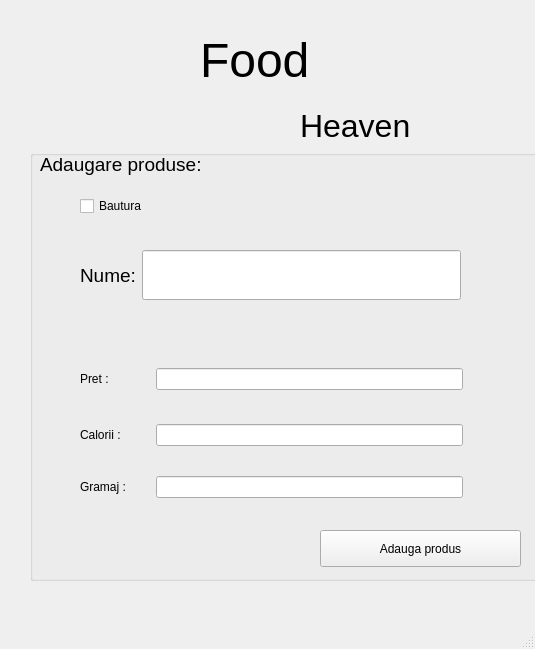
<?xml version="1.0" encoding="UTF-8"?>
<ui version="4.0">
 <class>ProductAdder</class>
 <widget class="QMainWindow" name="ProductAdder">
  <property name="geometry">
   <rect>
    <x>0</x>
    <y>0</y>
    <width>535</width>
    <height>649</height>
   </rect>
  </property>
  <property name="minimumSize">
   <size>
    <width>535</width>
    <height>649</height>
   </size>
  </property>
  <property name="maximumSize">
   <size>
    <width>535</width>
    <height>649</height>
   </size>
  </property>
  <property name="cursor">
   <cursorShape>ArrowCursor</cursorShape>
  </property>
  <property name="focusPolicy">
   <enum>Qt::StrongFocus</enum>
  </property>
  <property name="windowTitle">
   <string>Adaugare produse noi</string>
  </property>
  <property name="windowIcon">
   <iconset resource="../resouces.qrc">
    <normaloff>:/assets/hamburger_logo.png</normaloff>:/assets/hamburger_logo.png</iconset>
  </property>
  <widget class="QWidget" name="centralwidget">
   <widget class="QLabel" name="label_6">
    <property name="geometry">
     <rect>
      <x>200</x>
      <y>-30</y>
      <width>231</width>
      <height>181</height>
     </rect>
    </property>
    <property name="font">
     <font>
      <pointsize>36</pointsize>
     </font>
    </property>
    <property name="text">
     <string>Food</string>
    </property>
   </widget>
   <widget class="QLabel" name="label_7">
    <property name="geometry">
     <rect>
      <x>300</x>
      <y>90</y>
      <width>181</width>
      <height>71</height>
     </rect>
    </property>
    <property name="font">
     <font>
      <pointsize>24</pointsize>
     </font>
    </property>
    <property name="text">
     <string>Heaven</string>
    </property>
   </widget>
   <widget class="QLabel" name="label_5">
    <property name="geometry">
     <rect>
      <x>40</x>
      <y>0</y>
      <width>221</width>
      <height>141</height>
     </rect>
    </property>
    <property name="text">
     <string/>
    </property>
    <property name="pixmap">
     <pixmap resource="../resouces.qrc">:/assets/hamburger_logo.png</pixmap>
    </property>
   </widget>
   <widget class="QGroupBox" name="groupBox">
    <property name="geometry">
     <rect>
      <x>30</x>
      <y>150</y>
      <width>531</width>
      <height>431</height>
     </rect>
    </property>
    <property name="title">
     <string/>
    </property>
    <widget class="QCheckBox" name="drink_checkbox">
     <property name="geometry">
      <rect>
       <x>50</x>
       <y>40</y>
       <width>300</width>
       <height>32</height>
      </rect>
     </property>
     <property name="maximumSize">
      <size>
       <width>300</width>
       <height>16777215</height>
      </size>
     </property>
     <property name="text">
      <string>Bautura</string>
     </property>
    </widget>
    <widget class="QWidget" name="layoutWidget">
     <property name="geometry">
      <rect>
       <x>50</x>
       <y>80</y>
       <width>381</width>
       <height>91</height>
      </rect>
     </property>
     <layout class="QHBoxLayout" name="horizontalLayout_4">
      <item>
       <widget class="QLabel" name="label_nume">
        <property name="minimumSize">
         <size>
          <width>20</width>
          <height>20</height>
         </size>
        </property>
        <property name="font">
         <font>
          <pointsize>14</pointsize>
         </font>
        </property>
        <property name="text">
         <string>Nume:</string>
        </property>
       </widget>
      </item>
      <item>
       <widget class="QLineEdit" name="lineEdit_nume">
        <property name="minimumSize">
         <size>
          <width>290</width>
          <height>50</height>
         </size>
        </property>
        <property name="font">
         <font>
          <pointsize>12</pointsize>
         </font>
        </property>
        <property name="text">
         <string/>
        </property>
       </widget>
      </item>
     </layout>
    </widget>
    <widget class="QWidget" name="layoutWidget_2">
     <property name="geometry">
      <rect>
       <x>50</x>
       <y>190</y>
       <width>383</width>
       <height>185</height>
      </rect>
     </property>
     <layout class="QVBoxLayout" name="verticalLayout">
      <item>
       <layout class="QHBoxLayout" name="horizontalLayout">
        <item>
         <widget class="QLabel" name="label_pret">
          <property name="enabled">
           <bool>true</bool>
          </property>
          <property name="minimumSize">
           <size>
            <width>70</width>
            <height>30</height>
           </size>
          </property>
          <property name="maximumSize">
           <size>
            <width>50</width>
            <height>50</height>
           </size>
          </property>
          <property name="text">
           <string>Pret :</string>
          </property>
         </widget>
        </item>
        <item>
         <widget class="QLineEdit" name="lineEdit_pret">
          <property name="minimumSize">
           <size>
            <width>300</width>
            <height>0</height>
           </size>
          </property>
         </widget>
        </item>
       </layout>
      </item>
      <item>
       <layout class="QHBoxLayout" name="horizontalLayout_2">
        <item>
         <widget class="QLabel" name="label_calorii">
          <property name="minimumSize">
           <size>
            <width>70</width>
            <height>0</height>
           </size>
          </property>
          <property name="text">
           <string>Calorii :</string>
          </property>
         </widget>
        </item>
        <item>
         <widget class="QLineEdit" name="lineEdit_calorii"/>
        </item>
       </layout>
      </item>
      <item>
       <layout class="QHBoxLayout" name="horizontalLayout_3">
        <item>
         <widget class="QLabel" name="label_size">
          <property name="minimumSize">
           <size>
            <width>70</width>
            <height>0</height>
           </size>
          </property>
          <property name="text">
           <string>Gramaj :</string>
          </property>
         </widget>
        </item>
        <item>
         <widget class="QLineEdit" name="lineEdit_size"/>
        </item>
       </layout>
      </item>
     </layout>
    </widget>
    <widget class="QPushButton" name="pushButton_addProd">
     <property name="geometry">
      <rect>
       <x>290</x>
       <y>380</y>
       <width>201</width>
       <height>37</height>
      </rect>
     </property>
     <property name="text">
      <string>Adauga produs</string>
     </property>
    </widget>
    <widget class="QLabel" name="label_11">
     <property name="geometry">
      <rect>
       <x>10</x>
       <y>-30</y>
       <width>381</width>
       <height>89</height>
      </rect>
     </property>
     <property name="minimumSize">
      <size>
       <width>20</width>
       <height>20</height>
      </size>
     </property>
     <property name="font">
      <font>
       <pointsize>14</pointsize>
      </font>
     </property>
     <property name="text">
      <string>Adaugare produse:</string>
     </property>
    </widget>
   </widget>
  </widget>
  <widget class="QMenuBar" name="menubar">
   <property name="geometry">
    <rect>
     <x>0</x>
     <y>0</y>
     <width>535</width>
     <height>22</height>
    </rect>
   </property>
  </widget>
  <widget class="QStatusBar" name="statusbar"/>
 </widget>
 <resources>
  <include location="../resouces.qrc"/>
 </resources>
 <connections/>
</ui>
